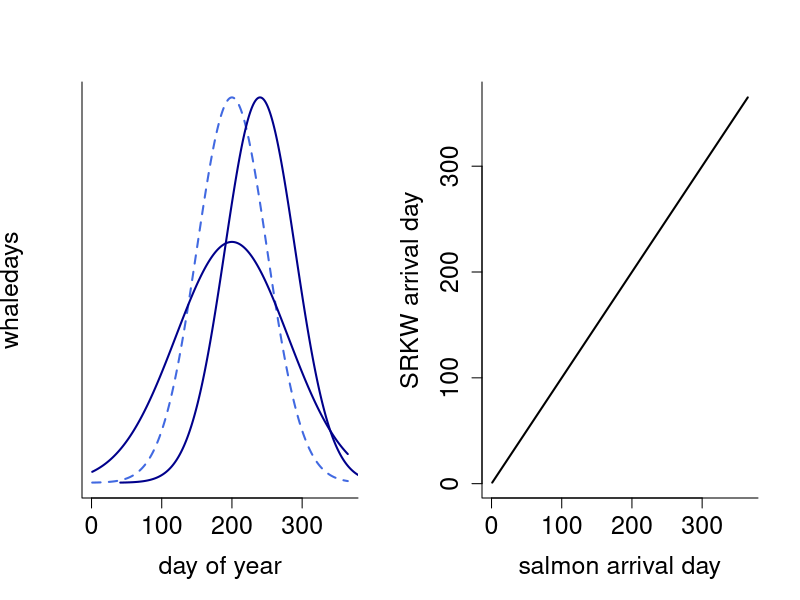
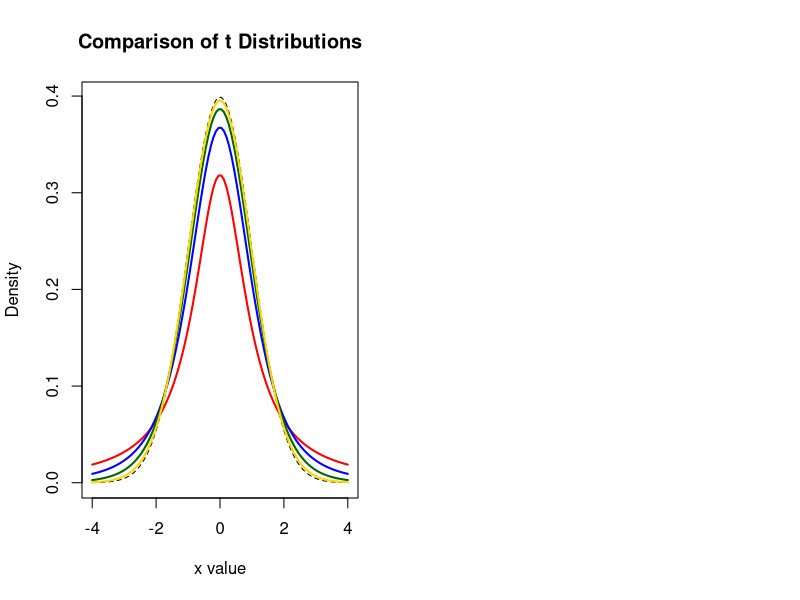

R code for these plots, in order:
#Script to make schematic figure of hypotheses tested with the SRKW work
#started October 8, 2019
#Create phenology curve for SRKWs:
meannum<-30
phenshift<-10
numshift<--5
doy<-seq(1,365,by=1)
whaledays<-dnorm(doy,mean=200,sd=50)
whaledays_shift<-dnorm(doy,mean=200,sd=80)

doy_shift<-doy+40
quartz(height=5,width=8)
par(mfrow=c(1,2))
plot(doy,whaledays, xlab= "day of year", xlim=c(1,365),yaxt="n", type="l", col = "royalblue",lty=2, lwd=2, cex.axis=1.5, cex.lab=1.5, bty="l")

lines(doy_shift,whaledays,lty=1, lwd=2,col="darkblue")
lines(doy,whaledays_shift,lty=1, lwd=2,col="darkblue")

plot(doy,doy, xlab= "salmon arrival day", ylab= "SRKW arrival day", type="l", lty=1, lwd=2, cex.axis=1.5, cex.lab=1.5, bty="l")

x <- seq(-4, 4, length=100)
hx <- dnorm(x)

degf <- c(1, 3, 8, 30)
colors <- c("red", "blue", "darkgreen", "gold", "black")
labels <- c("df=1", "df=3", "df=8", "df=30", "normal")

plot(x, hx, type="l", lty=2, xlab="x value",
     ylab="Density", main="Comparison of t Distributions")

for (i in 1:4){
  lines(x, dt(x,degf[i]), lwd=2, col=colors[i])
}
